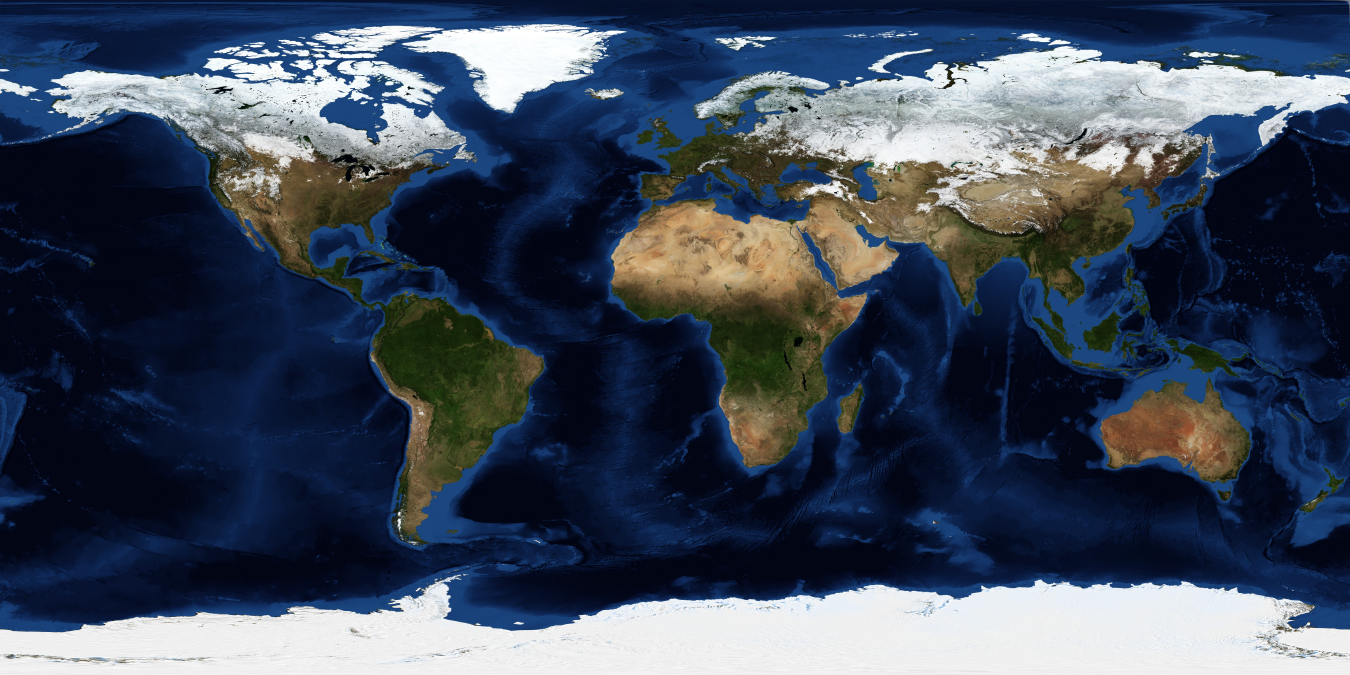
#> input picture app/assets/earth_day.jpg, 5400 x 2700 px (shown at 1/4 size)
$ python make_icon.py
#> lines starting #> are read from the running program, lines starting #| are printed output that depends on the picture
#!/usr/bin/env python3
"""Generate the SatObserver-MX app icon: orthographic Earth render from the
bundled Blue Marble with an orbit ring + satellite dot. Writes icon_1024.png."""

import pathlib

import numpy as np
from PIL import Image, ImageDraw, ImageFilter

ROOT = pathlib.Path(__file__).resolve().parent.parent
OUT = pathlib.Path(__file__).resolve().parent

SIZE = 1024
R = 400                 # globe radius px
CX = CY = SIZE // 2
VIEW_LON0 = -30.0       # Atlantic view
VIEW_LAT0 = 18.0
ACCENT = (79, 195, 247, 255)


def render_globe():
    tex = np.asarray(Image.open(ROOT / "app/assets/earth_day.jpg").convert("RGB"), dtype=np.float32)
    th, tw, _ = tex.shape
#> th = 2700; tw = 5400

    yy, xx = np.mgrid[0:SIZE, 0:SIZE]
    nx = (xx - CX) / R
    ny = -(yy - CY) / R
    rr2 = nx * nx + ny * ny
    inside = rr2 <= 1.0
    nz = np.sqrt(np.clip(1.0 - rr2, 0, 1))

    # tilt view down by VIEW_LAT0 (rotation about x-axis)
    phi = np.deg2rad(VIEW_LAT0)
    ny2 = ny * np.cos(phi) + nz * np.sin(phi)
    nz2 = -ny * np.sin(phi) + nz * np.cos(phi)

    lat = np.arcsin(np.clip(ny2, -1, 1))
    lon = np.deg2rad(VIEW_LON0) + np.arctan2(nx, nz2)

    u = ((np.degrees(lon) + 180.0) % 360.0) / 360.0 * (tw - 1)
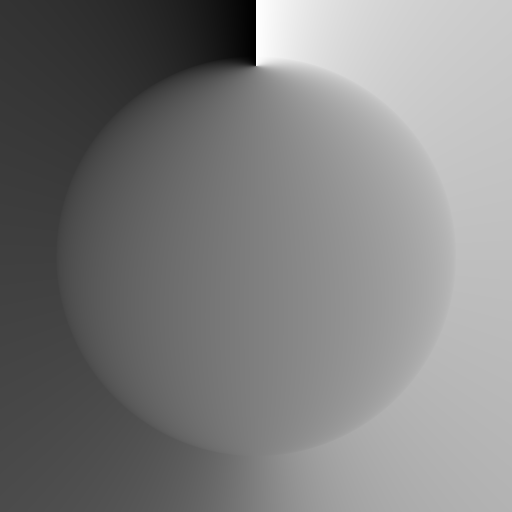
#> lon: shape (1024, 1024) float64 (shown at 1/2 size); min -3.66, max 2.62, mean -0.525; drawn with min black and max white
    v = (90.0 - np.degrees(lat)) / 180.0 * (th - 1)
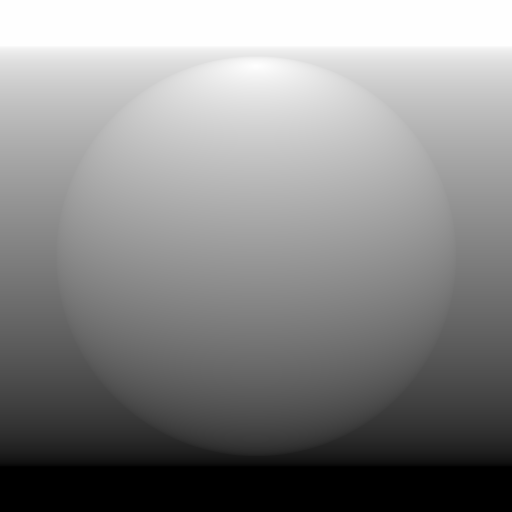
#> lat: shape (1024, 1024) float64 (shown at 1/2 size); min -1.57, max 1.57, mean 0.118; drawn with min black and max white
    ui = np.clip(u.astype(np.int32), 0, tw - 1)
    vi = np.clip(v.astype(np.int32), 0, th - 1)

    rgb = tex[vi, ui]
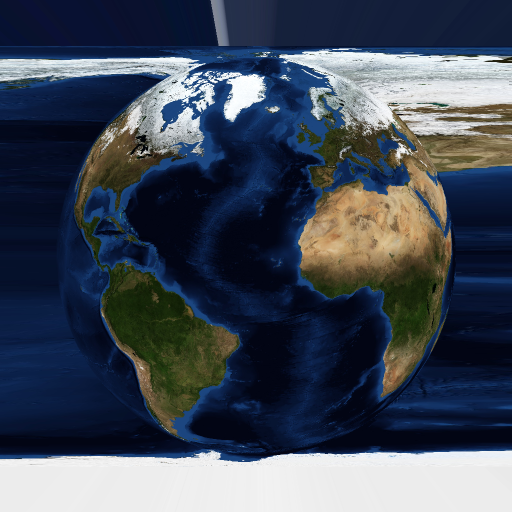
#> rgb: shape (1024, 1024, 3) float32 (shown at 1/2 size); mean R, G, B 65.4, 74.3, 88.7
    shade = (0.35 + 0.65 * nz)[..., None]           # limb darkening
    rgb = np.clip(rgb * shade, 0, 255).astype(np.uint8)
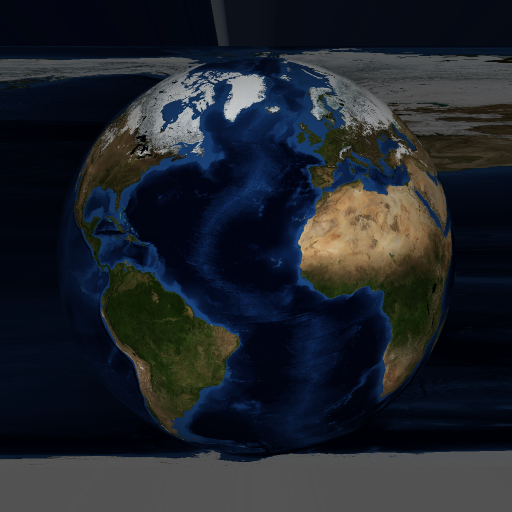
#> rgb: shape (1024, 1024, 3) (shown at 1/2 size); mean R, G, B 31.4, 36.1, 42.9

    alpha = np.zeros((SIZE, SIZE), dtype=np.uint8)
    alpha[inside] = 255
    img = np.dstack([rgb, alpha])
    img[~inside] = 0
    globe = Image.fromarray(img, "RGBA")

    # soft atmosphere rim
    rim = Image.new("RGBA", (SIZE, SIZE), (0, 0, 0, 0))
#> rim: PIL image 1024x1024 RGBA; every value is 0
    d = ImageDraw.Draw(rim)
    d.ellipse([CX - R - 14, CY - R - 14, CX + R + 14, CY + R + 14],
              outline=(110, 180, 255, 170), width=16)
    rim = rim.filter(ImageFilter.GaussianBlur(10))
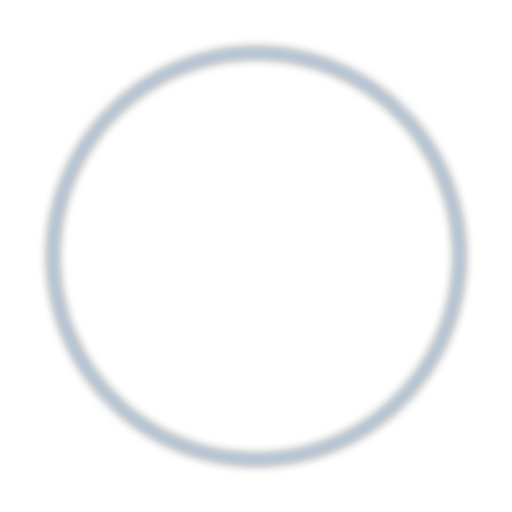
#> rim: PIL image 1024x1024 RGBA (shown at 1/2 size); mean R, G, B, A 4.2, 7, 9.9, 6.6; transparent parts drawn white
    return Image.alpha_composite(rim, globe)


def orbit_ring():
    """Ring layer + the split point so it can pass behind the globe's top."""
    lay = Image.new("RGBA", (SIZE, SIZE), (0, 0, 0, 0))
    d = ImageDraw.Draw(lay)
    a, b = 480, 168      # ellipse semi-axes
    d.ellipse([CX - a, CY - b, CX + a, CY + b], outline=ACCENT, width=14)
    # satellite dot at the ellipse's right vertex (carried by the rotation)
    d.ellipse([CX + a - 26, CY - 26, CX + a + 26, CY + 26], fill=(255, 213, 79, 255))
    return lay.rotate(-22, resample=Image.BICUBIC, center=(CX, CY))
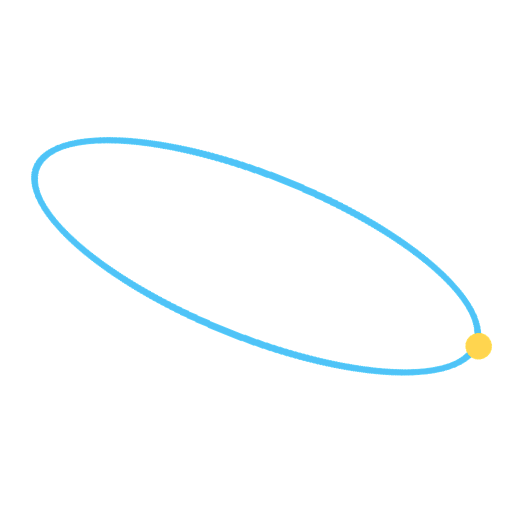
#> returned value: PIL image 1024x1024 RGBA (shown at 1/2 size); mean R, G, B, A 2.8, 6.1, 7.3, 7.2; transparent parts drawn white


def main():
    globe = render_globe()
    ring = orbit_ring()

    # ring behind the globe on the upper half, in front on the lower half
    top = ring.copy()
    top.paste((0, 0, 0, 0), (0, CY, SIZE, SIZE))
    bottom = ring.copy()
    bottom.paste((0, 0, 0, 0), (0, 0, SIZE, CY))

    canvas = Image.new("RGBA", (SIZE, SIZE), (0, 0, 0, 0))
    canvas = Image.alpha_composite(canvas, top)
    canvas = Image.alpha_composite(canvas, globe)
    canvas = Image.alpha_composite(canvas, bottom)
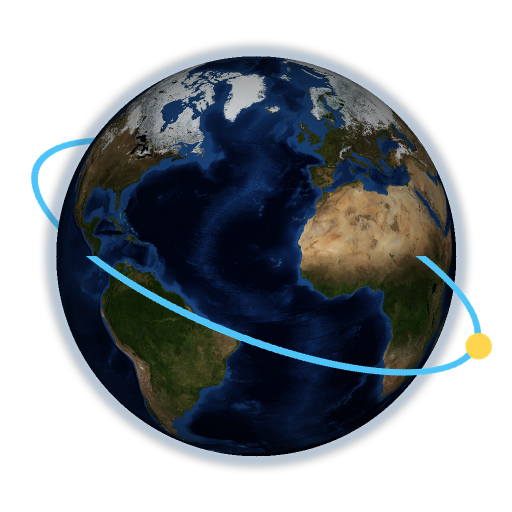
#> canvas: PIL image 1024x1024 RGBA (shown at 1/2 size); mean R, G, B, A 21.4, 28, 33.9, 128.9; transparent parts drawn white

    canvas.save(OUT / "icon_1024.png")
    print("wrote", OUT / "icon_1024.png")


if __name__ == "__main__":
    main()
